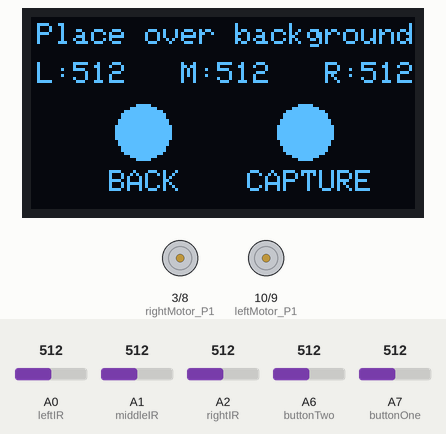
Simulated run of this sketch. Board: Arduino Nano, built with avr-gcc and run on an emulated ATmega328P. Shown: 128×64 one-colour display, motor-driver pin pairs drawn as motors (green arrow = first pin HIGH = forward, orange = second pin HIGH = backward, longer = more drive). The inputs (shaded band) are chosen by the test bench; at power-on: A0 (leftIR) = 512, A7 (buttonOne) = 512, A6 (buttonTwo) = 512, A1 (middleIR) = 512, A2 (rightIR) = 512.

Above: at 1.2 s.
1.3 s: A0 (leftIR) set to 200
At 3.66 s:
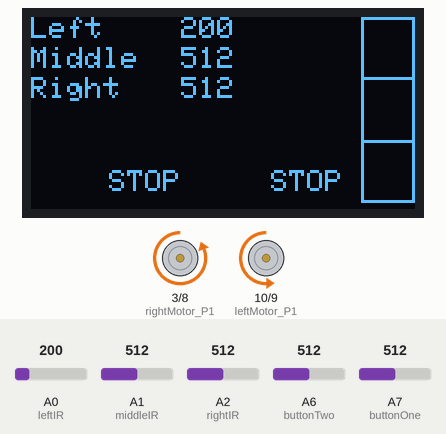
3.8 s: A0 (leftIR) set to 178
At 4.8 s:
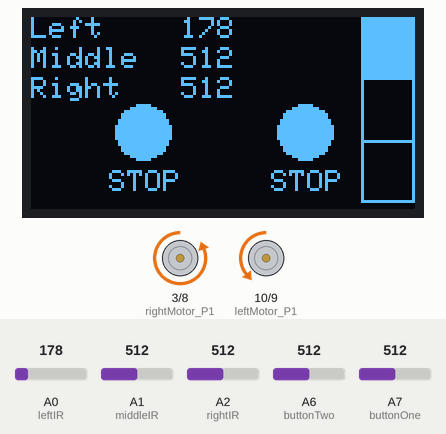
6.4 s: A7 (buttonOne) set to 487
At 7.2 s:
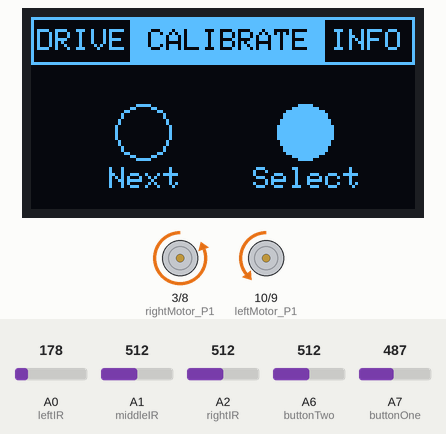
9.4 s: A7 (buttonOne) set to 510
At 11.7 s:
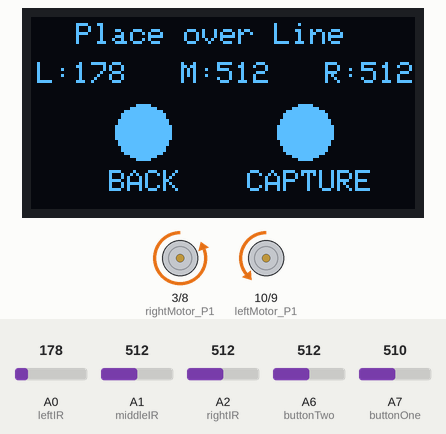
12.7 s: A6 (buttonTwo) set to 488
At 14.3 s:
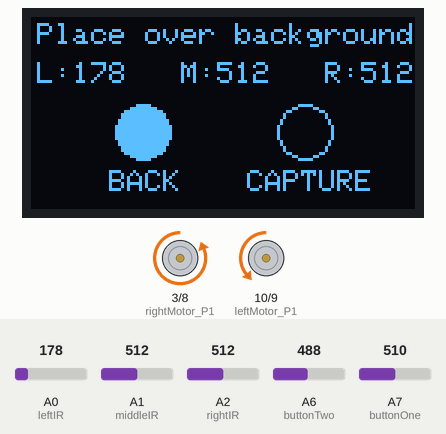
15.1 s: A6 (buttonTwo) set to 510
At 18.0 s:
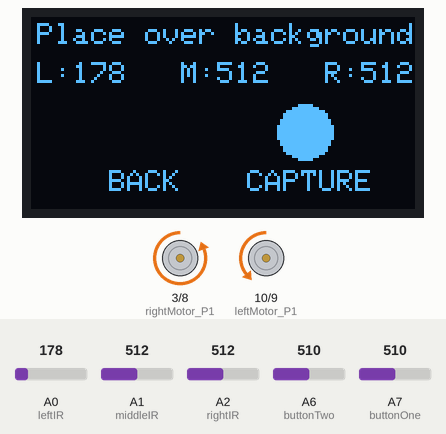
Timing chart, 0 to 19.5 s (numbered marks = the images above; inputs shaded):
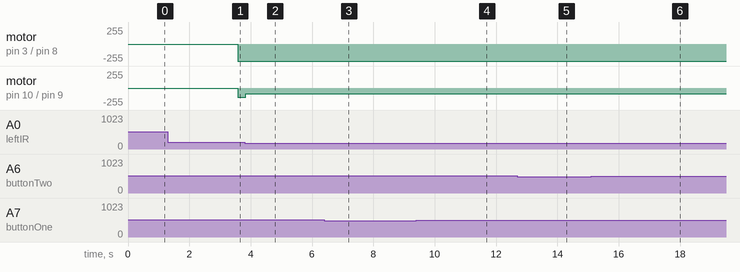

Measured:
- the behaviour switches between 189 and 188 on A0 (leftIR) (found by bisection; images 1 and 2)
- the behaviour switches between 501 and 500 on A7 (buttonOne) (found by bisection; images 2 and 3)
- the behaviour switches between 501 and 500 on A6 (buttonTwo) (found by bisection; images 4 and 5)
- after the input at 3.8 s, motor on pin 10 (leftMotor_P1) / pin 9 (leftMotor_P2): backward 140/255 → backward 84/255 at once; the display: changes after 0.06 s (image 2)
- after the input at 6.4 s, the display: changes after 0.40 s (image 3)
- after the input at 9.4 s, the display: changes at once (image 4)
- after the input at 12.7 s, the display: first differs from a run without the input after 0.32 s (image 5 shows a later state)
- after the input at 15.1 s, the display: first changes at once (image 6 shows a later state)

The sketch:

2023_WV_Scheduled_Code.ino
```cpp
int  leftLimit = 189;
int  middleLimit = 133;
int  rightLimit = 201;

bool lineBlack = true;

int  rightMotorSpeed = 140;
int  leftMotorSpeed = 140;
float  slowTurningMultiplier = 0.6;
float  fastTurningMultiplier = 1.4;

const char* studentName = "test";
/////////////////////////////////////////////////////////////
int  window = 0;             // 0 = Menu
                             // 1 = Driving
                             // 2 = Calibrating Step One
                             // 3 = Calibrating Step Two
                             // 4 = Calibrating Step Three
                             // 5 = Info
bool STOP = true;
int  buttonOne = A7;
int  buttonTwo = A6;
bool buttonOnePressed =false;
bool buttonTwoPressed = false;
int  buttonOneLimit = 500;
int  buttonTwoLimit = 500;
int  selection = 1;
int  menuOptions = 3;

bool leftLine = false;
bool middleLine = false;
bool rightLine = false;

int  leftIR = A0;
int  middleIR = A1;
int  rightIR = A2;
int  leftIRValue = 0;
int  rightIRValue = 0;
int  middleIRValue = 0;

int  leftBackground = 0;
int  middleBackground = 0;
int  rightBackground = 0;
int  leftLineShade = 0;
int  middleLineShade = 0;
int  rightLineShade = 0;
int  leftTempLimit = 0;
int  middleTempLimit = 0;
int  rightTempLimit = 0;
bool lineTempBlack = false;
/////////////////////////////////////////////////////////////
#include <Wire.h>
#include <Adafruit_GFX.h>
#include <Adafruit_SSD1306.h>
#include <Scheduler.h>

#define SCREEN_WIDTH 128
#define SCREEN_HEIGHT 64
#define OLED_RESET -1

#define rightMotor_P1 3
#define rightMotor_P2 8

#define leftMotor_P1 10
#define leftMotor_P2 9

Adafruit_SSD1306 display(SCREEN_WIDTH, SCREEN_HEIGHT, &Wire, OLED_RESET);
/////////////////////////////////////////////////////////////
void setup() {
  // put your setup code here, to run once:
  Serial.begin(57600);
  display.begin(SSD1306_SWITCHCAPVCC, 0x3C);
  display.setTextColor(WHITE);
  display.setTextSize(1);
  display.clearDisplay();
  Wire.begin();
  Serial.begin(9600);
  Scheduler.startLoop(b1);
  Scheduler.startLoop(b2);
  Scheduler.startLoop(sensorRead);
  pinMode(rightMotor_P1, OUTPUT);
  pinMode(rightMotor_P2, OUTPUT);
  pinMode(leftMotor_P1, OUTPUT);
  pinMode(leftMotor_P2, OUTPUT);
  digitalWrite(rightMotor_P1, LOW);
  digitalWrite(leftMotor_P1, LOW);
}

void loop() {
  ////////////////////////////////////     Main Menu       /////////////////////////
  if (window == 0)
  {
    display.setTextColor(WHITE);
    display.fillRect(0, 0, 128, 16, BLACK);
    display.setCursor(26, 50);
    display.print("Next");
    display.setCursor(74, 50);
    display.print("Select");
    if ((buttonOnePressed == true) && (selection < menuOptions))
      {
        buttonOnePressed = false;
        selection = (selection + 1);
      }
    else if ((buttonOnePressed == true) && (selection >= menuOptions))
      {
        buttonOnePressed = false;
        selection = 1;

      }
    if (selection == 1)
      {
        display.fillRect(0, 0, 34, 16, WHITE);
        display.setTextColor(BLACK);
        display.setCursor(2, 4);
        display.print("DRIVE");
      }
    else
      {
        display.drawRect(0, 0, 34, 16, WHITE);
        display.setTextColor(WHITE);
        display.setCursor(2, 4);
        display.print("DRIVE");
      }
    if (selection == 2)
      {
        display.fillRect(33, 0, 65, 16, WHITE);
        display.setTextColor(BLACK);
        display.setCursor(39, 4);
        display.print("CALIBRATE");
      }
    else
      {
        display.drawRect(33, 0, 65, 16, WHITE);
        display.setTextColor(WHITE);
        display.setCursor(39, 4);
        display.print("CALIBRATE");
      }
      if (selection == 3)
      {
        display.fillRect(97, 0, 31, 16, WHITE);
        display.setTextColor(BLACK);
        display.setCursor(100, 4);
        display.print("INFO");
      }
    else
      {
        display.drawRect(97, 0, 31, 16, WHITE);
        display.setTextColor(WHITE);
        display.setCursor(100, 4);
        display.print("INFO");
      }
    if ((buttonTwoPressed == true) && (selection == 1))   // Open Drive Window
      {
        buttonTwoPressed == false;
        display.clearDisplay();
        window = 1;
        delay (350);
      }
    else if ((buttonTwoPressed == true) && (selection == 2))   // Open Calibration Window
      {
        buttonTwoPressed == false;
        display.clearDisplay();
        window = 2;
        delay (350);
      }
    else if ((buttonTwoPressed == true) && (selection == 3))   // Open Info Window
      {
        buttonTwoPressed == false;
        display.clearDisplay();
        window = 5;
        delay (350);
      }
      display.display();
  }
    ////////////////////////////////////     Driving       /////////////////////////
  if (window == 1)
  {
    display.fillRect(0, 0, 128, 28, BLACK);
    display.fillRect(110, 0, 21, 64, BLACK);
    display.setTextColor(WHITE);
    display.setCursor(0,0);                     // Left Sensor Stats (1st row)
    display.print("Left");
    display.setCursor(50,0);
    display.print(leftIRValue);
    display.setCursor(0,10);                    // Middle sensor stats (2nd row)
    display.print("Middle");
    display.setCursor(50,10);
    display.print(middleIRValue);
    display.setCursor(0,20);                    // Right sensor stats (3rd row)
    display.print("Right");
    display.setCursor(50,20);
    display.print(rightIRValue);
    display.setCursor(26, 51);
    display.print("STOP");
    display.setCursor(80, 51);
    display.print("STOP");
    if (leftLine == true)
      {
      display.fillRect(110, 0, 18, 21, WHITE);
      }
    else
      {
      display.drawRect(110, 0, 18, 21, WHITE);
      }
    if (middleLine == true)
      {
      display.fillRect(110, 20, 18, 22, WHITE);
      }
    else
      {
      display.drawRect(110, 20, 18, 22, WHITE);
      }
    if (rightLine == true)
      {
      display.fillRect(110, 41, 18, 21, WHITE);
      }
    else
      {
      display.drawRect(110, 41, 18, 21, WHITE);
      }

      if (((middleLine == true) && (leftLine == true)) && (rightLine == true))      // STOP
        {
          analogWrite(rightMotor_P2, 0);
          analogWrite(leftMotor_P2, 0);
        }
      else if ((leftLine == true)  && (rightLine == false))                         // Turn Left
        {
          analogWrite(rightMotor_P2, (rightMotorSpeed * fastTurningMultiplier));
          analogWrite(leftMotor_P2, (leftMotorSpeed * slowTurningMultiplier));
        }
      else if ((leftLine == false)  && (rightLine == true))                         // Turn Right
        {
          analogWrite(rightMotor_P2, (rightMotorSpeed * slowTurningMultiplier));
          analogWrite(leftMotor_P2, (leftMotorSpeed * fastTurningMultiplier));
        }
      else                                                                          //Straight
        {
          analogWrite(rightMotor_P2, rightMotorSpeed);
          analogWrite(leftMotor_P2, leftMotorSpeed);
        }
      if (buttonOnePressed == true)   // Go Back to Menu
      {
        buttonOnePressed = false;
        display.clearDisplay();
        window = 0;
        delay (10);
      }
      if (buttonTwoPressed == true)   // Go Back to Menu
      {
        buttonTwoPressed = false;
        display.clearDisplay();
        window = 0;
        delay (10);
      }
     display.display();
  }
    ////////////////////////////////////     Calibrate Background       /////////////////////////
  if (window == 2)
  {
    display.fillRect(0, 0, 128, 28, BLACK);
    display.setTextColor(WHITE);
    display.setCursor(2, 2);
    display.print("Place over background");

    display.setCursor(2, 15);
    display.print("L:");
    display.print(leftIRValue);

    display.setCursor(50, 15);
    display.print("M:");
    display.print(middleIRValue);

    display.setCursor(98, 15);
    display.print("R:");
    display.print(rightIRValue);

    display.setCursor(26, 51);
    display.print("BACK");

    display.setCursor(72, 51);
    display.print("CAPTURE");
    display.display();

    if (buttonOnePressed == true)   // Go Back to Menu
      {
        buttonOnePressed = false;
        display.clearDisplay();
        window = 0;
        delay (10);
      }
    else if (buttonTwoPressed == true)   // Go Back to Menu
      {
        buttonTwoPressed == false;
        delay (500);
        leftBackground = leftIRValue;
        middleBackground = middleIRValue;
        rightBackground = rightIRValue;
        display.clearDisplay();
        window = 3;
        delay (10);
      }
  }
    ////////////////////////////////////     Calibrate Line       /////////////////////////
  if (window == 3)
  {
    display.fillRect(0, 0, 128, 28, BLACK);
    display.setTextColor(WHITE);
    display.setCursor(15, 2);
    display.print("Place over Line");

    display.setCursor(2, 15);
    display.print("L:");
    display.print(leftIRValue);

    display.setCursor(50, 15);
    display.print("M:");
    display.print(middleIRValue);

    display.setCursor(98, 15);
    display.print("R:");
    display.print(rightIRValue);

    display.setCursor(26, 51);
    display.print("BACK");

    display.setCursor(72, 51);
    display.print("CAPTURE");
    display.display();

    if (buttonOnePressed == true)   // Go Back to Menu
      {
        buttonOnePressed = false;
        display.clearDisplay();
        window = 2;
        delay (10);
      }
    else if (buttonTwoPressed == true)   // Go Back to Menu
      {
        buttonTwoPressed == false;
        delay (500);
        leftLineShade = leftIRValue;
        middleLineShade = middleIRValue;
        rightLineShade = rightIRValue;

        leftTempLimit = (leftBackground + leftLineShade);
        middleTempLimit = (middleBackground + middleLineShade);
        rightTempLimit = (rightBackground + rightLineShade);

        leftTempLimit = (leftTempLimit/2);
        middleTempLimit = (middleTempLimit/2);
        rightTempLimit = (rightTempLimit/2);

        if (middleLineShade > middleBackground)
          lineTempBlack = false;
        else
          lineTempBlack = true;

        display.clearDisplay();
        window = 4;
      }
  }
    ////////////////////////////////////     Calibrate Confirm       /////////////////////////
  if (window == 4)
  {
    display.fillRect(0, 0, 128, 28, BLACK);
    display.setTextColor(WHITE);
    display.setCursor(9, 2);
    display.print("Are these correct?");

    display.setCursor(2, 15);
    display.print("L:");
    display.print(leftTempLimit);

    display.setCursor(50, 15);
    display.print("M:");
    display.print(middleTempLimit);

    display.setCursor(98, 15);
    display.print("R:");
    display.print(rightTempLimit);

    display.setCursor(54, 29);
    display.print("Line");

    display.setCursor(51, 40);
    if (lineTempBlack == true)
      display.print("BLACK");
    else
      display.print("WHITE");

    display.setCursor(19, 51);
    display.print("RESTART");

    display.setCursor(78, 51);
    display.print("Apply");
    display.display();
    if (buttonOnePressed == true)   // Go Back to Menu
      {
        buttonOnePressed = false;
        display.clearDisplay();
        window = 2;
      }
    else if (buttonTwoPressed == true)   // Go Back to Menu
      {
        buttonTwoPressed == false;
        leftLimit = leftTempLimit;
        middleLimit = middleTempLimit;
        rightLimit = rightTempLimit;
        lineBlack = lineTempBlack;
        display.clearDisplay();
        window = 0;
        delay (250);
      }
  }
    ////////////////////////////////////     Info       /////////////////////////
  if (window == 5)
  {
    display.setTextColor(WHITE);
    display.setCursor(2, 2);
    display.print("Name:");
    display.print(studentName);

    display.setCursor(2, 15);
    display.print("L:");
    display.print(leftLimit);

    display.setCursor(50, 15);
    display.print("M:");
    display.print(middleLimit);

    display.setCursor(98, 15);
    display.print("R:");
    display.print(rightLimit);

    display.setCursor(54, 29);
    display.print("Line");

    display.setCursor(51, 40);
    if (lineBlack == true)
      display.print("BLACK");
    else
      display.print("WHITE");

    display.setCursor(26, 51);
    display.print("MENU");
    if (buttonOnePressed == true)   // Go Back to Menu
      {
        buttonOnePressed = false;
        display.clearDisplay();
        window = 0;
         delay (100);
      }
    display.display();
  }

}


void b1()
{

  if (analogRead(buttonOne) > buttonOneLimit)
    {
      display.fillCircle(37, 38, 9, WHITE);
      delay(75);
      buttonOnePressed = true;
      delay(5);
      buttonOnePressed = false;
      delay(500);
      display.fillCircle(37, 38, 9, BLACK);
    }
  else
    {
      buttonOnePressed = false;
      display.drawCircle(37, 38, 9, WHITE);
    }
  yield();
}
void b2()
{

  if (analogRead(buttonTwo) > buttonTwoLimit)
    {
      display.fillCircle(91, 38, 9, WHITE);
      delay(75);
      buttonTwoPressed = true;
      delay(5);
      buttonTwoPressed = false;
      delay (500);
      display.fillCircle(91, 38, 9, BLACK);
    }
  else
    {
      buttonTwoPressed = false;
      display.drawCircle(91, 38, 9, WHITE);
    }
    yield();
}

void sensorRead()
{
    leftIRValue = analogRead(leftIR);
    middleIRValue = analogRead(middleIR);
    rightIRValue = analogRead(rightIR);

  if   (((leftIRValue < leftLimit) && (lineBlack == true)) || ((leftIRValue > leftLimit) && (lineBlack == (false))))
    {
      leftLine = true;
    }
  else
    {
      leftLine = false;
    }

  if   (((middleIRValue < middleLimit) && (lineBlack == true)) || ((middleIRValue > middleLimit) && (lineBlack == (false))))
    {
      middleLine = true;
    }
  else
    {
      middleLine = false;
    }

  if   (((rightIRValue < rightLimit) && (lineBlack == true)) || ((rightIRValue > rightLimit) && (lineBlack == (false))))
    {
      rightLine = true;
    }
  else
    {
      rightLine = false;
    }

  //exit(0);
  yield();
}
```
